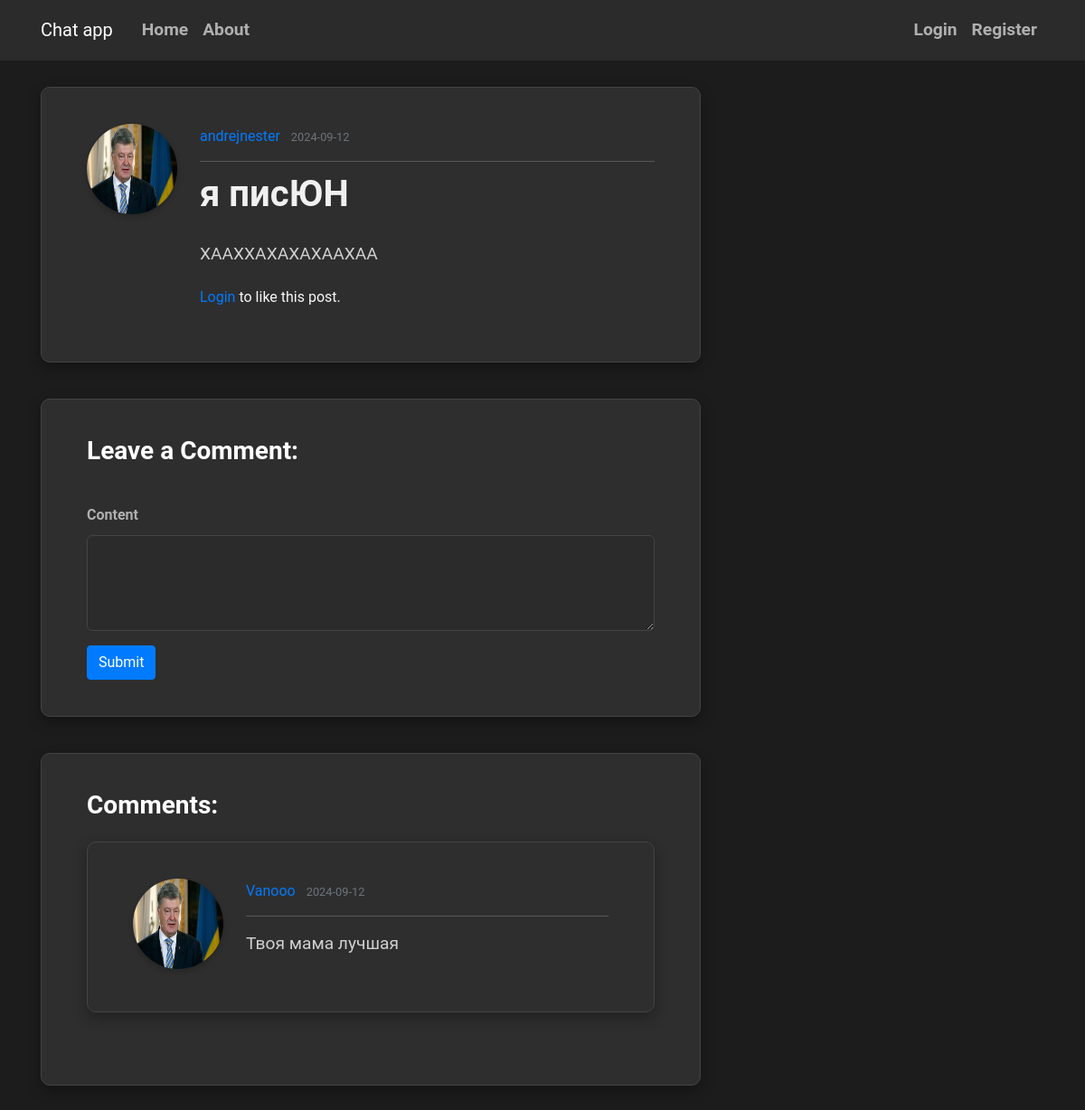
Screenshot of /post/2 with the database file from the repository.
### flaskblog/models.py (models this page shows, shortened)
class User(db.Model, UserMixin):
    id = db.Column(db.Integer, primary_key=True)
    username = db.Column(db.String(20), unique=True, nullable=False)
    email = db.Column(db.String(120), unique=True, nullable=False)
    image_file = db.Column(db.String(20), nullable=False, default='default.jpg')
    password = db.Column(db.String(60), nullable=False)
    posts = db.relationship('Post', backref='author', lazy=True)
    followed = db.relationship('Follow', foreign_keys='Follow.follower_id',
                               back_populates='follower', lazy='dynamic',
                               cascade='all, delete-orphan')
    followers = db.relationship('Follow', foreign_keys='Follow.followed_id',
                                back_populates='followed', lazy='dynamic',
                                cascade='all, delete-orphan')
    sent_messages = db.relationship('Message', foreign_keys='Message.sender_id',
                                    back_populates='sender', lazy=True)
    received_messages = db.relationship('Message', foreign_keys='Message.recipient_id',
                                        back_populates='recipient', lazy=True)

class Post(db.Model):
    id = db.Column(db.Integer, primary_key=True)
    title = db.Column(db.String(100), nullable=False)
    date_posted = db.Column(db.DateTime, nullable=False, default=datetime.utcnow)
    content = db.Column(db.Text, nullable=False)
    user_id = db.Column(db.Integer, db.ForeignKey('user.id'), nullable=False)
    comments = db.relationship('Comment', backref='post', lazy='dynamic')
    post_likes = db.relationship('Like', back_populates='post', lazy='dynamic')

class Comment(db.Model):
    id=db.Column(db.Integer,primary_key=True)
    content=db.Column(db.Text)
    timestamp=db.Column(db.DateTime,index=True,default=datetime.utcnow())
    author_id=db.Column(db.Integer,db.ForeignKey('user.id'))
    post_id=db.Column(db.Integer,db.ForeignKey('post.id'))
    author = db.relationship('User', backref='comments')

### flaskblog/routes.py (the view, shortened to what this page needs)
@app.route("/post/<int:post_id>",methods=['GET','POST'])
def post(post_id):
    form=CommentForm()
    post=Post.query.get_or_404(post_id)
    comments = post.comments.order_by(Comment.timestamp.asc()).all()
    return render_template('post.html',post=post,comments=comments,form=form)

### flaskblog/forms.py
class CommentForm(FlaskForm):
    content=TextAreaField('Content',validators=[DataRequired()])
    submit=SubmitField('Send')

### flaskblog/templates/post.html (shortened to what this page needs)
{% extends "base.html" %}
{% block content %}
    <article class="media content-section">
        <img class="rounded-circle article-img" src="{{url_for('static', filename='pictures/' + post.author.image_file)}}" alt="">
        <div class="media-body">
            <div class="article-metadata">
                <a class="mr-2" href="{{ url_for('user_info',username=post.author.username) }}">{{ post.author.username }}</a>
                <small class="text-muted">{{ post.date_posted.strftime('%Y-%m-%d') }}</small>
            </div>
            <h2><a class="article-title" href="{{ url_for('post', post_id=post.id) }}">{{ post.title }}</a></h2>
            <p class="article-content">{{ post.content }}</p>
            <div class="likes-container">
                {% if current_user.is_authenticated %}
                    {% if post.is_liking(current_user) %}
                        <a class="like-icon" href="{{ url_for('unlike_post', post_id=post.id) }}">&#10084;Unlike</a>
                        <a href="{{ url_for('post_likes',post_id=post.id) }}" class="likes-count">{{ post.post_likes.count() }}</a>
                    {% else %}
                        <a class="like-icon" href="{{ url_for('like_post', post_id=post.id) }}">&#10084;Like</a>
                        <a href="{{ url_for('post_likes',post_id=post.id) }}" class="likes-count">{{ post.post_likes.count() }}</a>
                    {% endif %}
                {% else %}
                    <p><a href="{{ url_for('login') }}">Login</a> to like this post.</p>
                {% endif %}
            </div>
        </div>
    </article>
    <section class="content-section">
        <h3>Leave a Comment:</h3>
        <form method="POST" action="">
            <div class="form-group">
                {{ form.content.label(class="form-control-label") }}
                {{ form.content(class="form-control", rows="3") }}
            </div>
            <button type="submit" class="btn btn-primary">Submit</button>
        </form>
    </section>
    <section class="content-section">
        <h3>Comments:</h3>
        {% for comment in comments %}
            <article class="media content-section">
                <img class="rounded-circle article-img" src="{{ url_for('static', filename='pictures/default.jpg') }}" alt="">
                <div class="media-body">
                    <div class="article-metadata">
                        <a class="mr-2" href="{{ url_for('user_info',username=comment.author.username) }}">{{ comment.author.username }}</a>
                        <small class="text-muted">{{ comment.timestamp.strftime('%Y-%m-%d') }}</small>
                    </div>
                    <p class="article-content">{{ comment.content }}</p>
                </div>
        {% else %}
            <p>No comments yet. Be the first to comment!</p>
        {% endfor %}
    </section>
{% endblock %}

### flaskblog/static/main.css (style rules this page uses)
body { background: #1c1c1c; color: #f8f8f8; margin-top: 6rem; font-family: 'Roboto', sans-serif; line-height: 1.8; }
h1, h2, h3, h4, h5, h6 { color: #ffffff; margin-bottom: 1.5rem; font-weight: 700; }
.content-section { background: #2e2e2e; padding: 40px 50px; border: 1px solid #444444; border-radius: 10px; box-shadow: 0 6px 15px rgba(0, 0, 0, 0.3); margin-bottom: 40px; }
.article-title { color: #f0f0f0; font-size: 2.5rem; font-weight: 600; }
.article-content { white-space: pre-line; line-height: 1.9; font-size: 1.2rem; color: #d0d0d0; }
.article-img { height: 100px; width: 100px; margin-right: 25px; border-radius: 50%; box-shadow: 0 3px 6px rgba(0, 0, 0, 0.2); }
.article-metadata { padding-bottom: 12px; margin-bottom: 12px; border-bottom: 1px solid #595959; font-size: 1rem; color: #a0a0a0; }
button, input[type="submit"] { background-color: #444444; color: #ffffff; border: none; border-radius: 6px; padding: 12px 25px; font-size: 1.2rem; cursor: pointer; transition: background-color 0.3s ease; }
form { margin-top: 2.5rem; }
.form-control { background: #2b2b2b; border: 1px solid #444444; border-radius: 6px; padding: 12px; font-size: 1.1rem; color: #f8f8f8; }
.form-control-label { color: #b0b0b0; font-weight: 600; }
.likes-container { display: flex; align-items: center; margin-top: 10px; }

### rows the page displays
User: image_file (placeholder picture), author.username "andrejnester"
Post: date_posted "2024-09-12", title "я писЮН", content "ХААХХАХАХАХААХАА"
Comment: author.username "Vanooo", timestamp "2024-09-12", content "Твоя мама лучшая"
